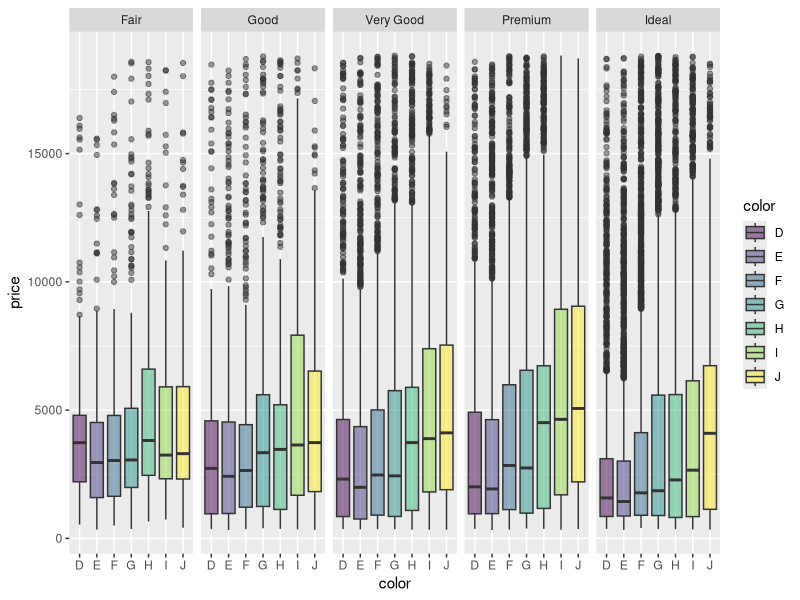
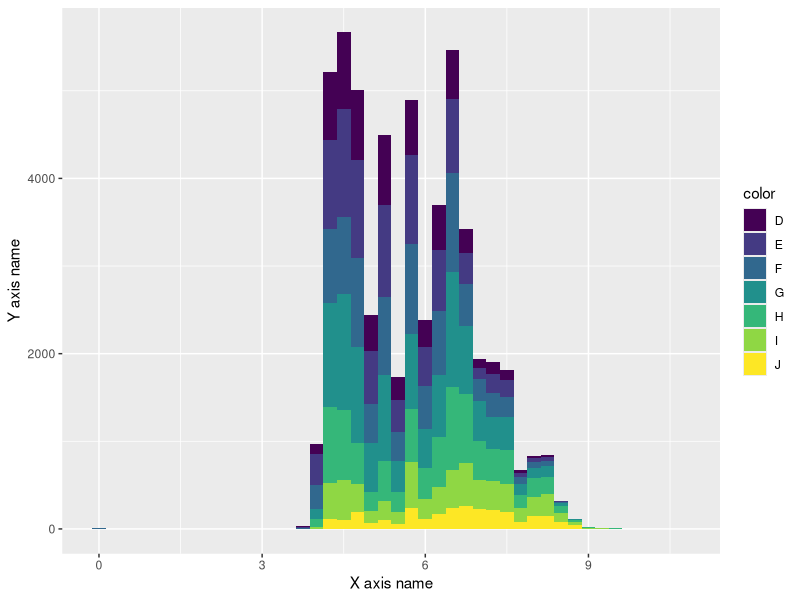
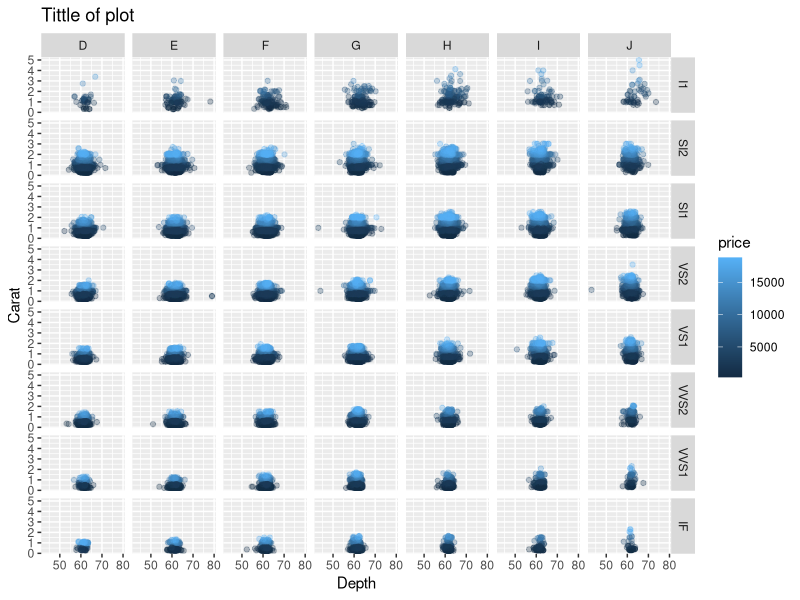

Here is the R script that generated these plots, in order:
library(ggplot2)
library(data.table)

diamonds <- data.table(diamonds)

# Task 1

ggplot(diamonds, aes(color, price, fill = color)) + geom_boxplot(alpha=0.5) + facet_grid(.~cut)

# Task 2

ggplot(diamonds, aes(x, fill=color))+geom_histogram(binwidth=0.25)+xlab("X axis name")+ylab("Y axis name")

# Task 3

ggplot(diamonds, aes(depth, carat, color = price))+geom_point(alpha=0.3)+facet_grid(clarity~color)+
  ggtitle("Tittle of plot")+xlab("Depth")+ylab("Carat")
